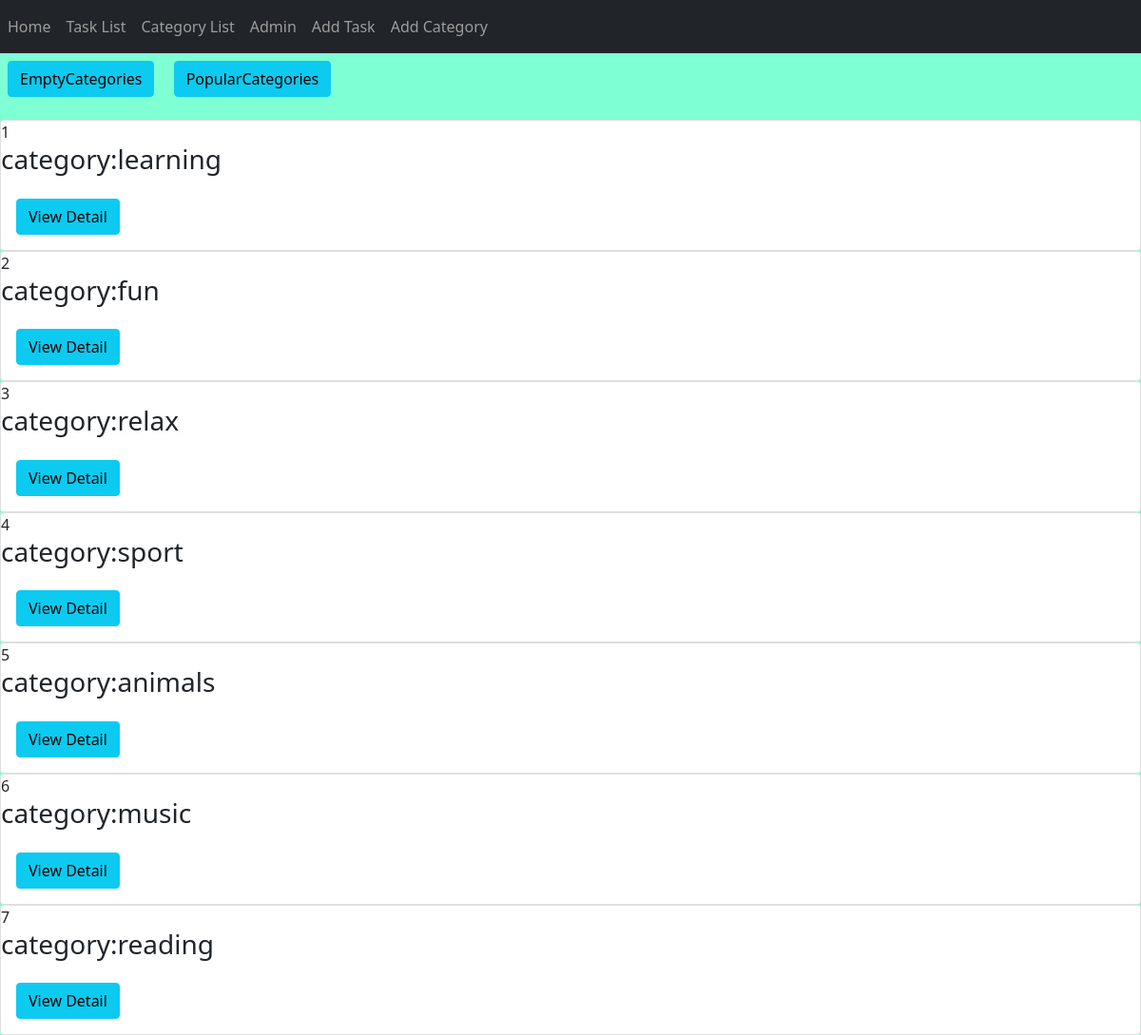
The page /category/ on the database its author committed.
### todo/models.py (models this page shows, shortened)
class Category(models.Model):
    category_name = models.CharField(max_length=100, unique = True)
    description = models.TextField(default='other')

### todo/views.py (the view, shortened to what this page needs)
# urls.py: path('category/', CategoryList.as_view(), name="category_list"),
class CategoryList(ListView):
    model = Category

### templates/todo/category_list.html (shortened to what this page needs)
{% extends 'base.html' %}
{% load static %}
{% block content %}
<form method="POST">
  <a href="#" class="btn btn-info m-2" id="empty_categories">EmptyCategories</a>
  <a href="#" class="btn btn-info m-2" id="popular_categories">PopularCategories</a>
</form>
{% for c in object_list %}
<div class="card-group">
  <div class="card">{{forloop.counter}}
    <h3 class="card-img-top" >category:{{c.category_name}} </h3>
    <div class="card-body">
    <a href="{% url 'category_detail' c.pk  %}" class="btn btn-info">View Detail</a>
    </div>
  </div>
</div>
{% endfor %}
{% endblock content %}

### static/todo/a.css (style rules this page uses)
body { background-color: aquamarine; }

### rows shown on the page
Category: category_name "learning"
Category: category_name "fun"
Category: category_name "relax"
Category: category_name "sport"
Category: category_name "animals"
Category: category_name "music"
Category: category_name "reading"
